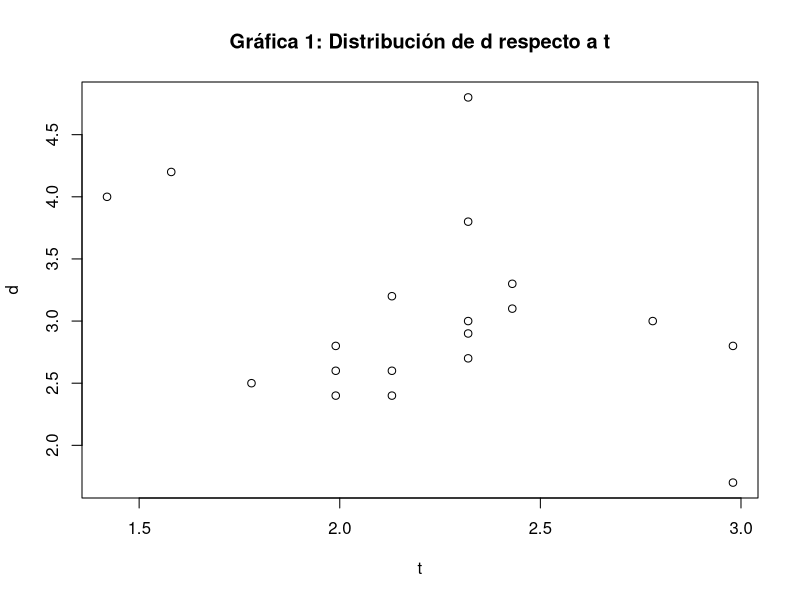
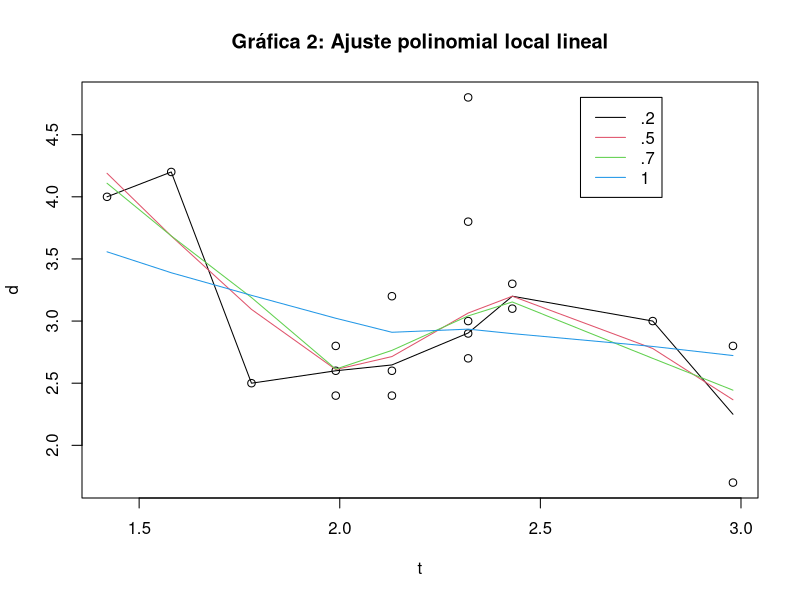
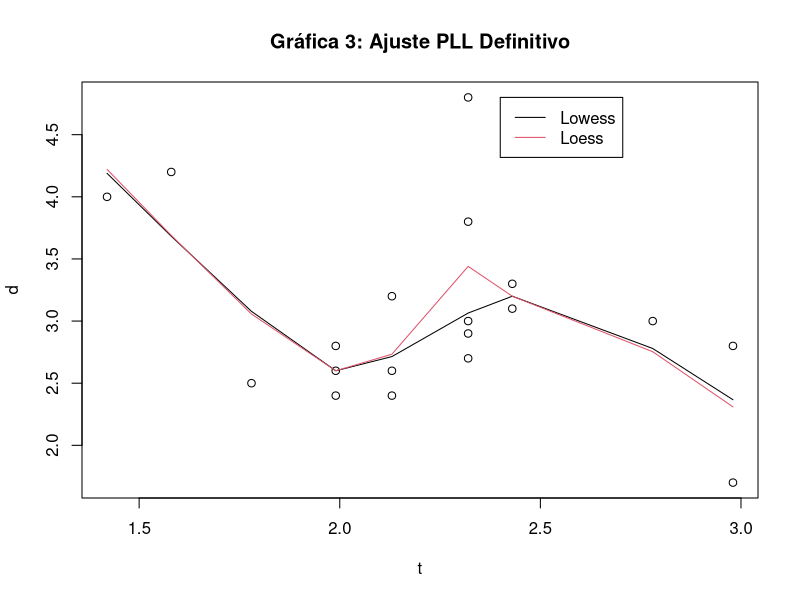
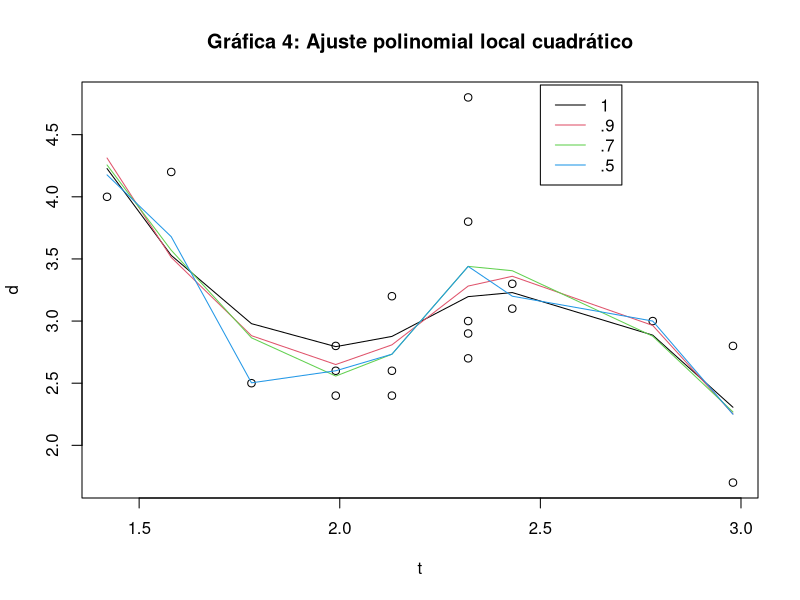
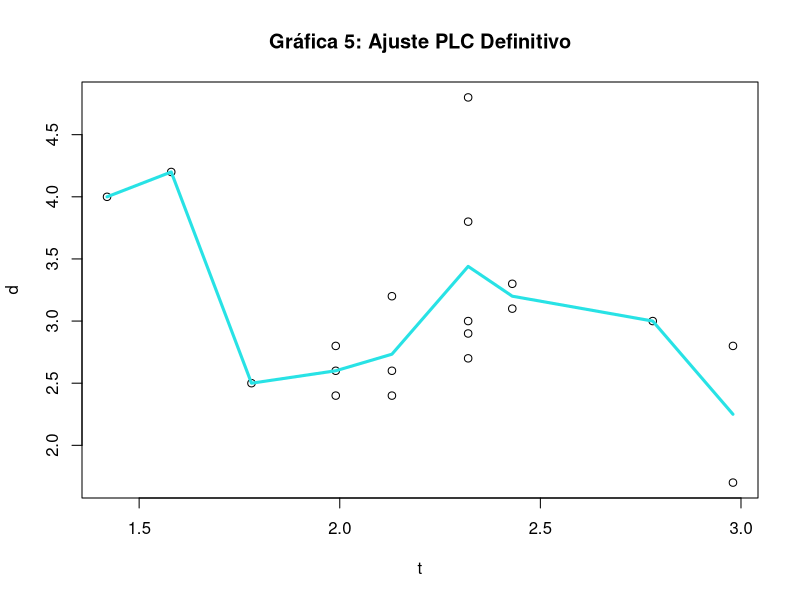
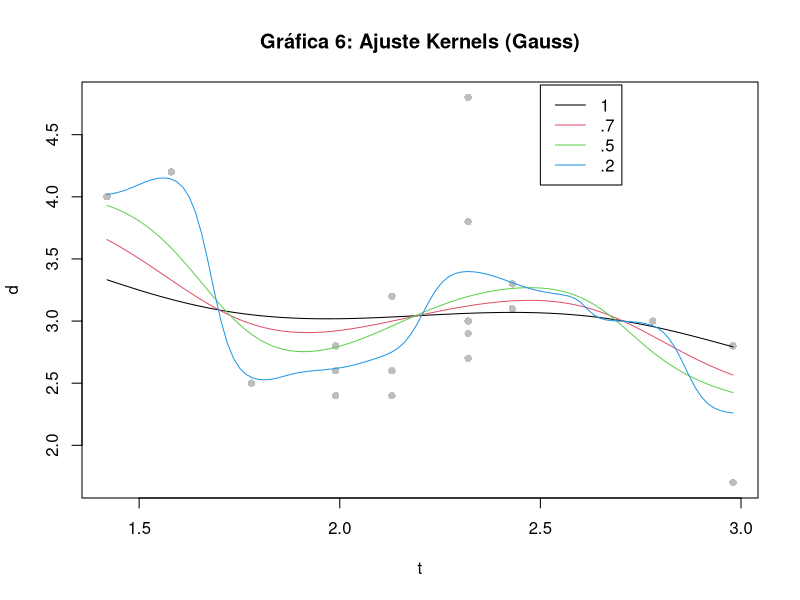
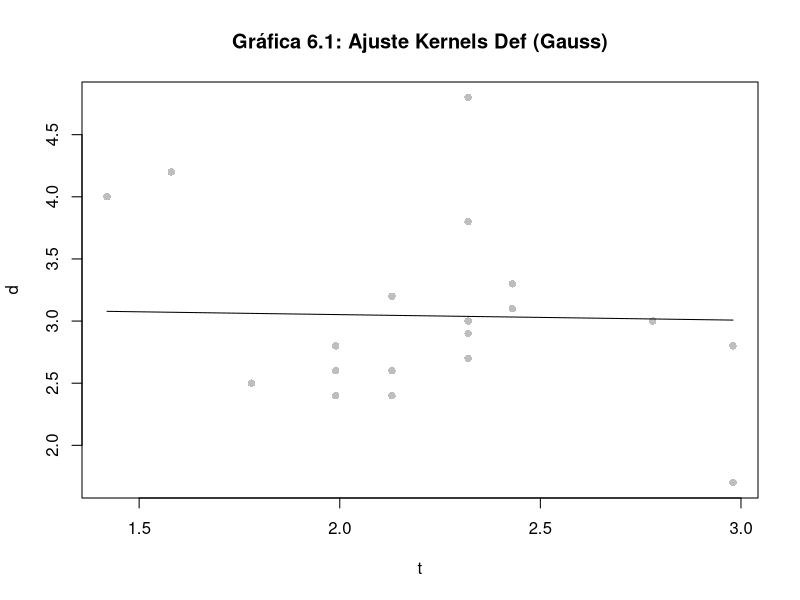
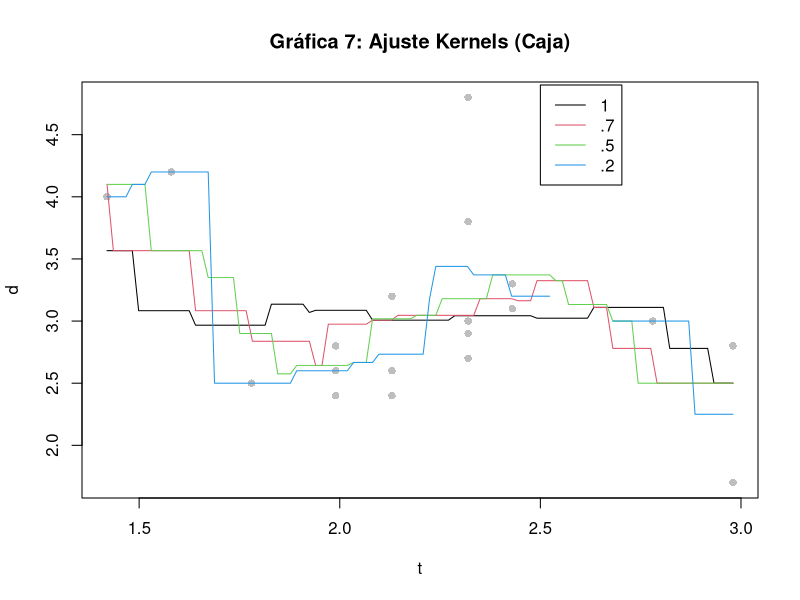

The R source for these figures, in order:
## ---- chunk 1
t<-c(1.42,1.58,1.78,1.99,1.99,1.99,2.13,2.13,2.13,2.32,2.32, 2.32,2.32,2.32,
2.43,2.43,2.78,2.98,2.98)
d<-c(4.0,4.2,2.5,2.6,2.8,2.4,3.2,2.4,2.6,4.8,2.9,3.8,3.0, 2.7,3.1,3.3,3.0,
2.8,1.7)
i <- 1:19
db <- data.frame(t,d)
plot(db, main='Gráfica 1: Distribución de d respecto a t')
## ---- chunk 2
plot(db, main='Gráfica 2: Ajuste polinomial local lineal')
lines(lowess(t, d, f=.2), col=1)
lines(lowess(t, d, f=.5), col=2)
lines(lowess(t, d, f=.7), col=3)
lines(lowess(t, d, f=1), col=4)
legend(2.6,4.8,c(".2",".5",".7",'1'),lty=c(1,1,1),col=c(1,2,3,4))
## ---- chunk 3
#Calculo la suma de cuadrados residual
calcSSE_lineal <- function(x){
  loessMod <- try(loess(d ~ t, data=db, span=x,degree = 1), silent=T)
  res <- try(loessMod$residuals, silent=T)
  if(class(res)!="try-error")
    {
      sse <- sum(res^2)  
    }
  else{
    sse <- 99999
  }
  return(sse)
}

#Selecciono el valor del span óptimo
set.seed(7)
optim(par=c(0.5), calcSSE_lineal, method="SANN")
## ---- chunk 4
plot(db, main='Gráfica 3: Ajuste PLL Definitivo')
lines(lowess(t, d, f=.4137599), col=1)
lines (t , predict (loess (d~t , span = .4137599, degree = 1) , t), col =2)
legend(2.4,4.8,c("Lowess","Loess"),lty=c(1,1,1),col=c(1,2))
## ---- chunk 5
plot(db, main='Gráfica 4: Ajuste polinomial local cuadrático')
lines (t , predict ( loess (d~t , span = 1) , t), col =1) 
lines (t , predict ( loess (d~t , span = .9) , t), col =2)
lines (t , predict ( loess (d~t , span = .7) , t), col=3)
lines (t , predict ( loess (d~t , span =.5) , t), col=4)
legend(2.5,4.9,c("1",".9",".7",'.5'),lty=c(1,1,1),col=c(1,2,3,4))
## ---- chunk 6
#Calculo la suma de cuadrados residual
calcSSE <- function(x){
  loessMod <- try(loess(d ~ t, data=db, span=x), silent=T)
  res <- try(loessMod$residuals, silent=T)
  if(class(res)!="try-error")
    {
      sse <- sum(res^2)  
    }
  else{
    sse <- 99999
  }
  return(sse)
}

#Selecciono el valor del span óptimo
set.seed(7)
optim(par=c(0.5), calcSSE, method="SANN")
## ---- chunk 7
plot(db, main='Gráfica 5: Ajuste PLC Definitivo')
lines (t , predict ( loess (d~t , span = .3632329) , t), col =5,lwd=3)
## ---- chunk 8
plot (db,col='gray',pch=16, main='Gráfica 6: Ajuste Kernels (Gauss)') 
lines ( ksmooth (t , d ,"normal", bandwidth =1) ,  col =1)
lines ( ksmooth (t , d ,"normal", bandwidth =.7) ,  col =2)
lines ( ksmooth (t , d ,"normal", bandwidth =.5),  col =3)
lines ( ksmooth (t , d ,"normal", bandwidth =.2), col =4)
legend(2.5,4.9,c("1",".7",".5",'.2'),lty=c(1,1,1),col=c(1,2,3,4))
## ---- chunk 9
#Calculo la suam de cuadrados residual para el ajuste con Kernels normal
calcSSE <- function(x){
  loessMod <- try(ksmooth(t , d ,"normal", bandwidth =x), silent=T)
  res <- try(d-ksmooth(t , d ,"normal", bandwidth =x)$y, silent=T)
  if(class(res)!="try-error")
    {
      sse <- sum(res^2)  
    }
  else{
    sse <- 99999
  }
  return(sse)
}

#Selecciono el valor del span óptimo
set.seed(7)
optim(par=c(0.5), calcSSE, method="SANN")

#Dibujo la recta ajustada
plot (db,col='gray',pch=16, main='Gráfica 6.1: Ajuste Kernels Def (Gauss)') 
lines ( ksmooth (t , d ,"normal", bandwidth =3.637817) ,  col =1)
## ---- chunk 10
plot (db,col='gray',pch=16, main='Gráfica 7: Ajuste Kernels (Caja)') 
lines ( ksmooth (t , d ,"box", bandwidth =1) ,  col =1)
lines ( ksmooth (t , d ,"box", bandwidth =.7) ,  col =2)
lines ( ksmooth (t , d ,"box", bandwidth =.5),  col =3)
lines ( ksmooth (t , d ,"box", bandwidth =.2), col =4)
legend(2.5,4.9,c("1",".7",".5",'.2'),lty=c(1,1,1),col=c(1,2,3,4))
## ---- chunk 11
#Calculo la suam de cuadrados residual para el ajuste con Kernels box
calcSSE <- function(x){
  loessMod <- try(ksmooth(t , d ,"box", bandwidth =x), silent=T)
  res <- try(d-ksmooth(t , d ,"box", bandwidth =x)$y, silent=T)
  if(class(res)!="try-error")
    {
      sse <- sum(res^2)  
    }
  else{
    sse <- 99999
  }
  return(sse)
}

#Selecciono el valor del span óptimo
set.seed(7)
optim(par=c(0.5), calcSSE, method="SANN")

#Dibujo la recta ajustada
plot (db,col='gray',pch=16, main='Gráfica 7.1: Ajuste Kernels Def (Gauss)') 
lines ( ksmooth (t , d ,"normal", bandwidth =2.787247) ,  col =1)
